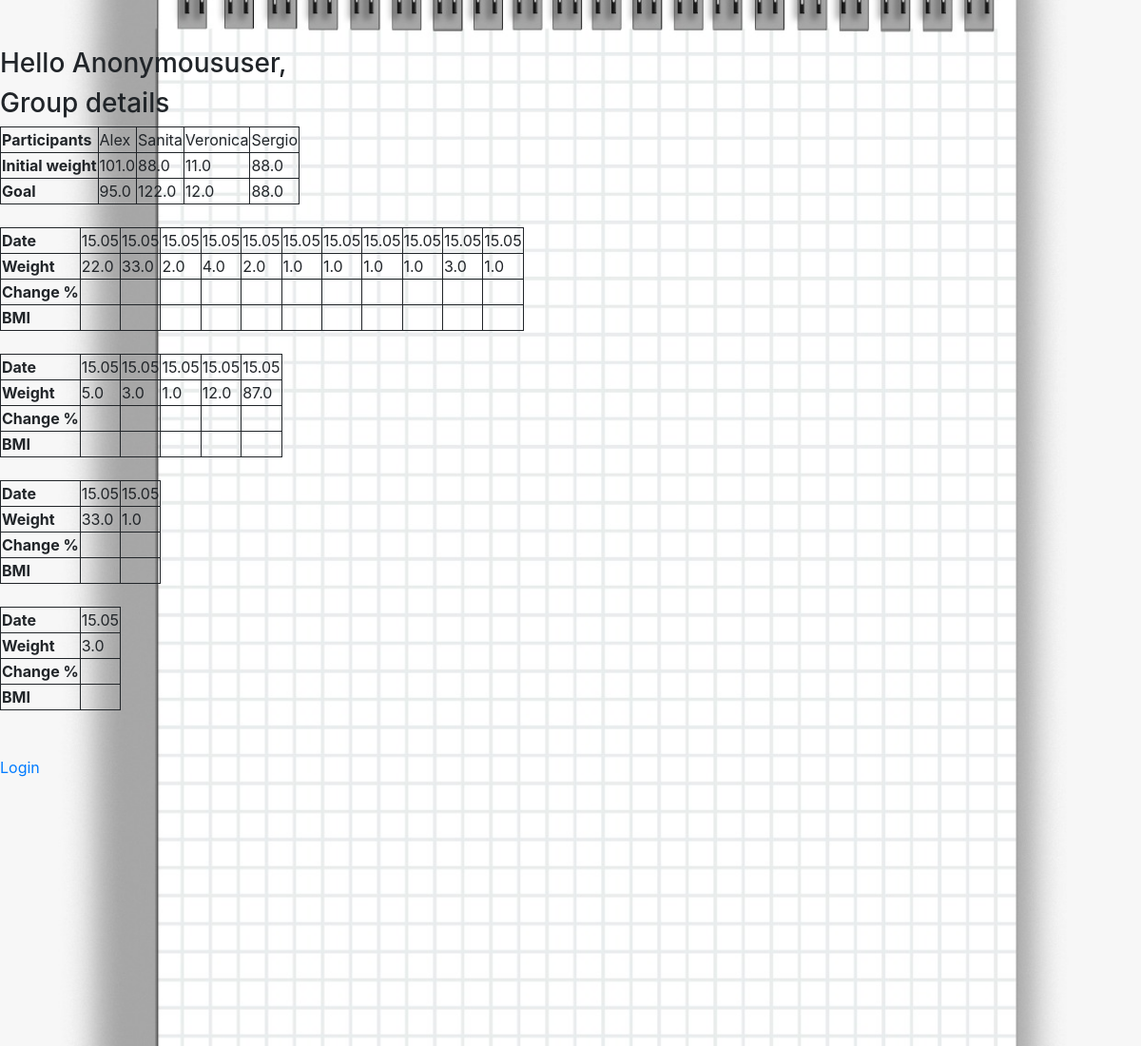
Before: / with the older database file.
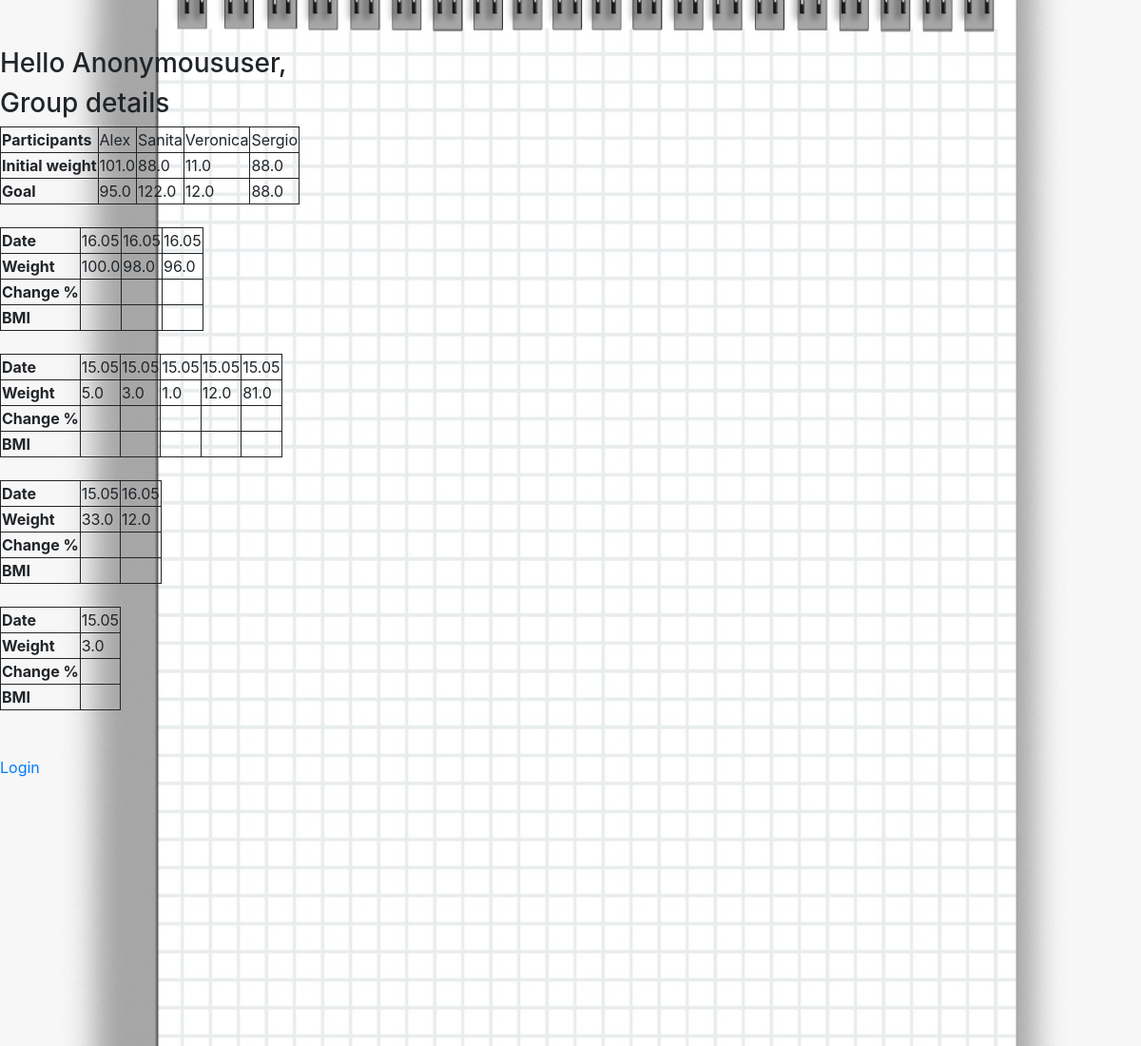
After: the same page with the newer database file.
### ffwc_app/models.py (models this page shows, shortened)
class User_Data(models.Model):
    user = models.ForeignKey(
                    User, on_delete=models.CASCADE, null=True, blank=True)
    name = models.CharField(max_length=20)
    weight = models.FloatField()
    goal_weight = models.FloatField()
    height = models.FloatField()
    created = models.DateTimeField(auto_now_add=True)
    class Meta:
        ordering = ['created']

class Weight_Update(models.Model):
    user = models.ForeignKey(User_Data, on_delete=models.CASCADE,
                                                    null=True, blank=True)
    weight_update = models.FloatField(default=0)
    created = models.DateTimeField(auto_now_add=True)
    class Meta:
        ordering = ['created']

### ffwc_app/views.py (the view)
# urls.py: path('', Group.as_view(), name='group'),
class Group(ListView):
    model = User_Data
    context_object_name = 'user_data'
    template_name = 'ffwc_app/group.html'
    def get_context_data(self, **kwargs):
        context = super().get_context_data(**kwargs)
        context['weight_update'] = Weight_Update.objects.all().order_by('user')
        "Gets and sorts Dates and Weighs from Weight_Update."
        user_id_list = []
        weight_progress = []
        for q in context.get('weight_update'):
            if q.user.id not in user_id_list:
                user_id_list.append(q.user.id)
        weight_update_values = Weight_Update.objects.all().order_by('user').values()
        for id in user_id_list:
            weight_id_data = weight_update_values.filter(user=id)
            weight_progress.append(weight_id_data)
        "Data proccess for plots and other"
        group_weight = 0
        group_goal_weight = 0
        for user in User_Data.objects.all().order_by('user').values():
            user_name = user.get('name')
            user_weight = user.get('weight')
            user_goal_weight = user.get('goal_weight')
            user_height = user.get('height')
            group_weight += user_weight
            group_goal_weight += user_goal_weight
            print(user_name, user_weight, user_goal_weight, user_height)
        group_to_lose = group_goal_weight - group_weight
        print(group_weight, group_goal_weight, group_to_lose)
        from itertools import chain
        context['weight_progress'] = weight_progress
        return context

### ffwc_app/templates/ffwc_app/group.html (shortened to what this page needs)
{% extends 'ffwc_app/base.html' %}
{% block content %}
  <div class="header-bar">
    <div>
      <h3>Hello {{ request.user|title }},</h3>
    </div>
    <h3>Group details</h3>
    <table>
      <tr>
      <th>Participants</th>
      {% for data in user_data %}
        <td>{{ data.name }}</td>
      {% endfor %}
      </tr>
      <tr>
      <th>Initial weight</th>
      {% for data in user_data %}
      <td>{{ data.weight }}</td>
      {% endfor %}
      </tr>
      <tr>
      <th>Goal</th>
      {% for data in user_data %}
      <td>{{ data.goal_weight }}</td>
      {% endfor %}
      </tr>
    </table>
    <br>
    {% for user in weight_progress %}
      <table>
        <tr>
          <th>Date</th>
          {% for record in user %}
            <td>{{ record.created|date:"d.m" }}</td>
          {% endfor %}
        </tr>
        <tr>
          <th>Weight</th>
          {% for record in user %}
                <td>{{ record.weight_update }}</td>
          {% endfor %}
        </tr>
        <tr>
          <th>Change %</th>
          {% for record in user %}
                <td>{{ record.change }}</td>
          {% endfor %}
        </tr>
        <tr>
          <th>BMI</th>
          {% for record in user %}
                <td>{{ record.bmi }}</td>
          {% endfor %}
        </tr>
      </table>
    <br>
    {% endfor %}
    <br>
    {% if request.user.is_authenticated %}
      <a href="{% url 'account' %}">Account</a>
      <a href="{% url 'logout' %}">Logout</a>
    {% else %}
      <a href="{% url 'login' %}">Login</a>
    {% endif %}
  </div>
{% endblock %}

Changed rows visible on the page:
removed Weight_Update: created "15.05", weight_update "22.0"
removed Weight_Update: created "15.05", weight_update "33.0"
removed Weight_Update: created "15.05", weight_update "2.0"
removed Weight_Update: created "15.05", weight_update "4.0"
removed Weight_Update: created "15.05", weight_update "2.0"
removed Weight_Update: created "15.05", weight_update "1.0"
removed Weight_Update: created "15.05", weight_update "1.0"
removed Weight_Update: created "15.05", weight_update "1.0"
removed Weight_Update: created "15.05", weight_update "1.0"
removed Weight_Update: created "15.05", weight_update "3.0"
removed Weight_Update: created "15.05", weight_update "1.0"
removed Weight_Update: created "15.05", weight_update "1.0"
added Weight_Update: created "16.05", weight_update "100.0"
added Weight_Update: created "16.05", weight_update "98.0"
added Weight_Update: created "16.05", weight_update "96.0"
changed Weight_Update (number 8 of 11 on the later page): weight_update "87.0" → "81.0"
added Weight_Update: created "16.05", weight_update "12.0"
